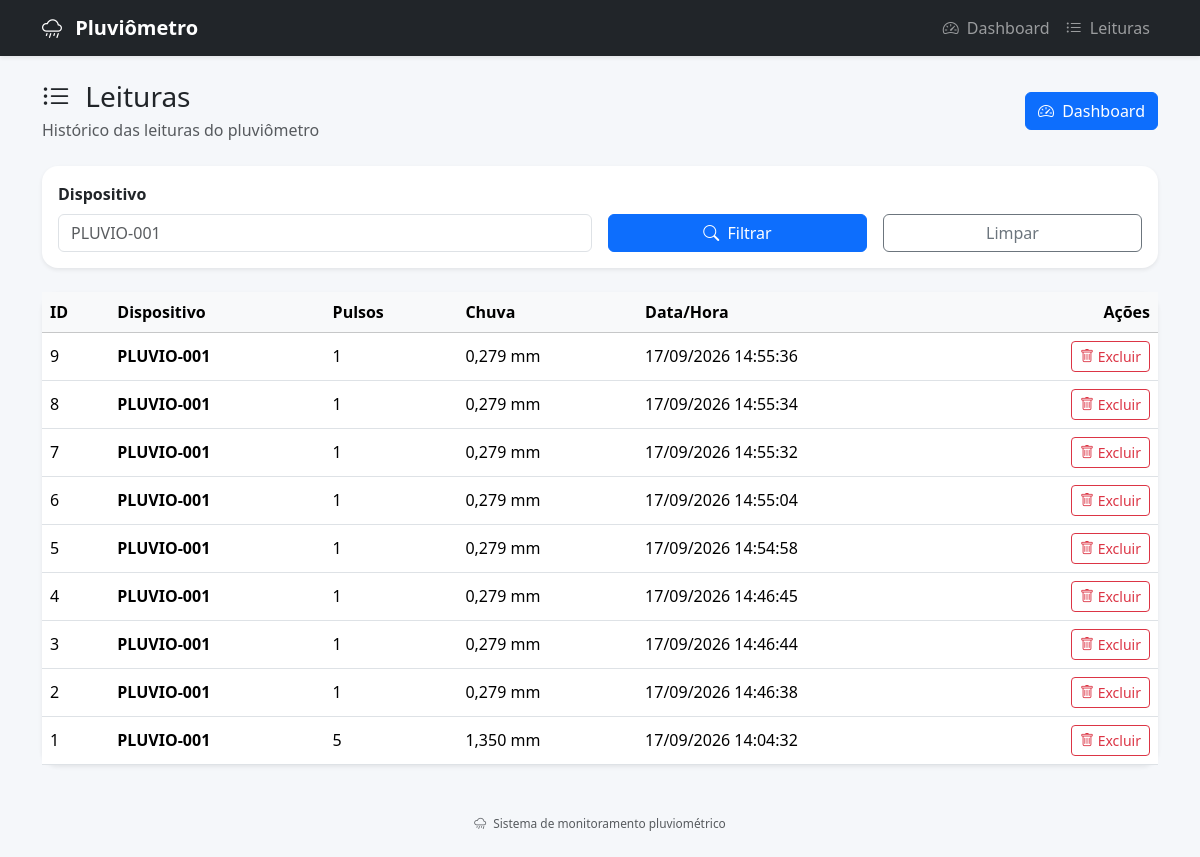
Before: /dashboard/leituras/ with the older database file.
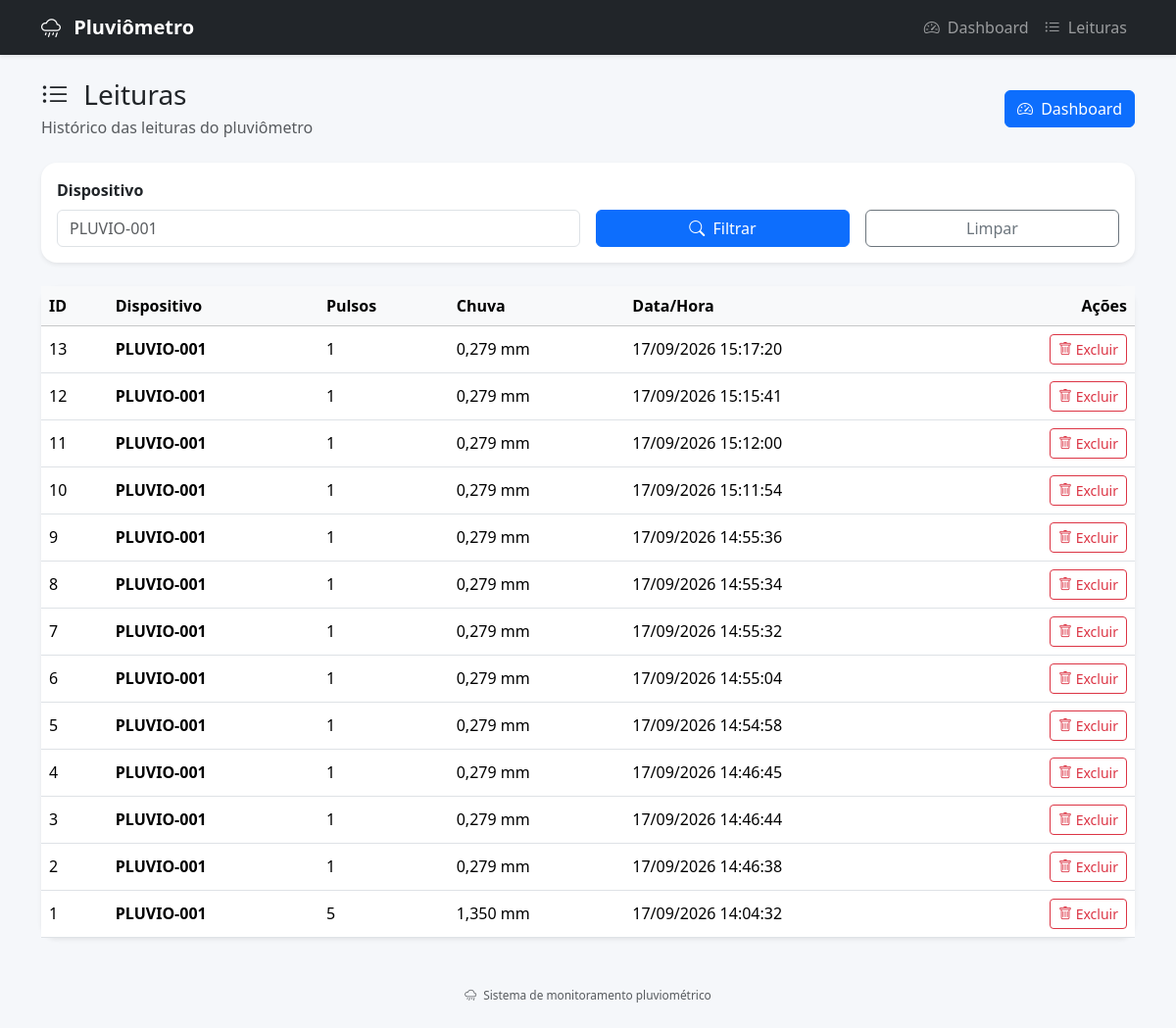
After: the same page with the newer database file.
### pluviometro/models.py (models this page shows, shortened)
class Leitura(models.Model):
    dispositivo = models.CharField(max_length=50)
    pulsos = models.IntegerField()
    chuva_mm = models.DecimalField(
        max_digits=10,
        decimal_places=3
    )
    data_hora = models.DateTimeField(auto_now_add=True)

### pluviometro/views.py (the view)
class ListaLeiturasView(ListView):
    model = Leitura
    template_name = "pluviometro/leituras/lista.html"
    context_object_name = "leituras"
    paginate_by = 50
    def get_queryset(self):
        dispositivo = self.request.GET.get("dispositivo")
        queryset = Leitura.objects.all().order_by("-data_hora")
        if dispositivo:
            queryset = queryset.filter(
                dispositivo=dispositivo
            )
        return queryset

### pluviometro/templates/pluviometro/leituras/lista.html (shortened to what this page needs)
{% extends "pluviometro/base.html" %}
{% block content %}
<div class="container py-4">
    <div
        class="d-flex flex-column flex-md-row
               justify-content-between
               align-items-md-center
               gap-3 mb-4"
    >
        <div>
            <h1 class="h3 mb-1">
                <i class="bi bi-list-ul me-2"></i>
                Leituras
            </h1>
            <p class="text-muted mb-0">
                Histórico das leituras do pluviômetro
            </p>
        </div>
        <a
            href="{% url 'dashboard' %}"
            class="btn btn-primary"
        >
            <i class="bi bi-speedometer2 me-1"></i>
            Dashboard
        </a>
    </div>
    <div class="card dashboard-card shadow-sm mb-4">
        <div class="card-body">
            <form
                method="get"
                class="row g-3"
            >
                <div class="col-md-6">
                    <label
                        for="dispositivo"
                        class="form-label fw-semibold"
                    >
                        Dispositivo
                    </label>
                    <input
                        type="text"
                        id="dispositivo"
                        name="dispositivo"
                        class="form-control"
                        value="{{ request.GET.dispositivo }}"
                        placeholder="PLUVIO-001"
                    >
                </div>
                <div class="col-md-3 d-flex align-items-end">
                    <button
                        type="submit"
                        class="btn btn-primary w-100"
                    >
                        <i class="bi bi-search me-1"></i>
                        Filtrar
                    </button>
                </div>
                <div class="col-md-3 d-flex align-items-end">
                    <a
                        href="{% url 'lista_leituras' %}"
                        class="btn btn-outline-secondary w-100"
                    >
                        Limpar
                    </a>
                </div>
            </form>
        </div>
    </div>
    <div class="card dashboard-card shadow-sm">
        <div class="card-body p-0">
            <div class="table-responsive">
                <table
                    class="table table-hover align-middle mb-0"
                >
                    <thead class="table-light">
                        <tr>
                            <th>ID</th>
                            <th>Dispositivo</th>
                            <th>Pulsos</th>
                            <th>Chuva</th>
                            <th>Data/Hora</th>
                            <th class="text-end">
                                Ações
                            </th>
                        </tr>
                    </thead>
                    <tbody>
                        {% for leitura in leituras %}
                        <tr>
                            <td>
                                {{ leitura.id }}
                            </td>
                            <td>
                                <strong>
                                    {{ leitura.dispositivo }}
                                </strong>
                            </td>
                            <td>
                                {{ leitura.pulsos }}
                            </td>
                            <td>
                                {{ leitura.chuva_mm|floatformat:3 }}
                                mm
                            </td>
                            <td>
                                {{ leitura.data_hora|date:"d/m/Y H:i:s" }}
                            </td>
                            <td class="text-end">
                                <a
                                    href="{% url 'delete_leitura' leitura.pk %}"
                                    class="btn btn-sm btn-outline-danger"
                                >
                                    <i class="bi bi-trash"></i>
                                    Excluir
                                </a>
                            </td>
                        </tr>
                        {% endfor %}
                    </tbody>
                </table>
            </div>
        </div>
    </div>
</div>
{% endblock %}

### pluviometro/templates/pluviometro/base.html (shortened to what this page needs)
{% load static %}
<!DOCTYPE html>
<html lang="pt-BR">
<head>
    <link
        href="https://cdn.jsdelivr.net/npm/bootstrap@5.3.8/dist/css/bootstrap.min.css"
        rel="stylesheet"
    >
    <link
        rel="stylesheet"
        href="https://cdn.jsdelivr.net/npm/bootstrap-icons@1.13.1/font/bootstrap-icons.min.css"
    >
    <link
        rel="stylesheet"
        href="{% static 'pluviometro/css/base.css' %}"
    >
</head>
<body>
    {% include "pluviometro/includes/navbar.html" %}
    <main>
        {% block content %}
        {% endblock %}
    </main>
    <footer class="container text-center py-4">
        <small class="text-muted">
            <i class="bi bi-cloud-rain me-1"></i>
            Sistema de monitoramento pluviométrico
        </small>
    </footer>
</body>
</html>

### pluviometro/templates/pluviometro/includes/navbar.html (shortened to what this page needs)
<nav class="navbar navbar-expand-lg bg-dark navbar-dark shadow-sm">
    <div class="container">
        <a
            class="navbar-brand"
            href="{% url 'dashboard' %}"
        >
            <i class="bi bi-cloud-rain me-2"></i>
            Pluviômetro
        </a>
        <div
            class="collapse navbar-collapse"
            id="navbarPrincipal"
        >
            <ul class="navbar-nav ms-auto">
                <li class="nav-item">
                    <a
                        class="nav-link"
                        href="{% url 'dashboard' %}"
                    >
                        <i class="bi bi-speedometer2 me-1"></i>
                        Dashboard
                    </a>
                </li>
                <li class="nav-item">
                    <a
                        class="nav-link"
                        href="{% url 'lista_leituras' %}"
                    >
                        <i class="bi bi-list-ul me-1"></i>
                        Leituras
                    </a>
                </li>
            </ul>
        </div>
    </div>
</nav>

### pluviometro/static/pluviometro/css/base.css (style rules this page uses)
body { background-color: #f5f7fa; }
.navbar-brand { font-weight: 600; }
.dashboard-card, .stat-card { border: 0; border-radius: 1rem; }
.table th { white-space: nowrap; }
footer { color: #6c757d; font-size: 0.85rem; }

Changed rows visible on the page:
added Leitura: id "13", dispositivo "PLUVIO-001", pulsos "1", chuva_mm "0,279", data_hora "17/09/2026 15:17:20"
added Leitura: id "12", dispositivo "PLUVIO-001", pulsos "1", chuva_mm "0,279", data_hora "17/09/2026 15:15:41"
added Leitura: id "11", dispositivo "PLUVIO-001", pulsos "1", chuva_mm "0,279", data_hora "17/09/2026 15:12:00"
added Leitura: id "10", dispositivo "PLUVIO-001", pulsos "1", chuva_mm "0,279", data_hora "17/09/2026 15:11:54"
